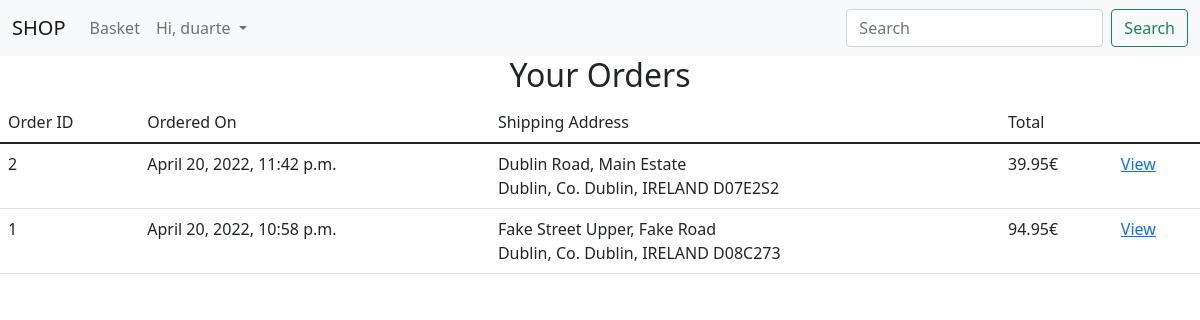
Page /orderhistory/ (signed in) on the committed database.
### duarteshop/models.py (models this page shows)
class APIUser(AbstractUser):
    pass

class Order(models.Model):
    id = models.IntegerField(primary_key=True)
    name = models.CharField(max_length=100, default="")
    basketId = models.ForeignKey(Basket, on_delete=models.CASCADE)
    user_id = models.ForeignKey(APIUser, on_delete=models.CASCADE)
    addressline1 = models.CharField(max_length=100, default = '')
    addressline2 = models.CharField(max_length=100, default = '')
    city = models.CharField(max_length=40, default = '')
    county = models.CharField(max_length=15, default = '')
    country = models.CharField(max_length=7, default='IRELAND', editable=False)
    eircode = models.CharField(max_length=7, default = '')
    datetimeOrder = models.DateTimeField(auto_now_add=True)
    total_price = models.DecimalField(max_digits=15, decimal_places=2, default=0.0)

### duarteshop/views.py (the view)
# urls.py: path('orderhistory/', views.previous_orders, name="order_history"),
@login_required
def previous_orders(request):
    user = request.user
    orders = Order.objects.filter(user_id = user).order_by('id').reverse()
    return render(request, 'previous_orders.html', {'orders': orders})

### duarteshop/templates/previous_orders.html (shortened to what this page needs)
{%  extends "base.html" %}
{%  block content %}
    <div class="justify-content-center text-center">
        <h2>Your Orders</h2>
    </div>
    <div>
        <table class="table table-hover">
            <thead>
                <tr>
                    <td>Order ID</td>
                    <td>Ordered On</td>
                    <td>Shipping Address</td>
                    <td>Total</td>
                    <td></td>
                </tr>
            </thead>
                <tbody>
                    {% for od in orders %}
                    <tr>
                        <td>{{od.id}}</td>
                        <td>{{od.datetimeOrder}}</td>
                        <td>{{od.addressline1}}, {{od.addressline2}} <br> {{od.city}}, {{od.county}}, {{od.country}} {{od.eircode}}</td>
                        <td>{{od.total_price}}€</td>
                        <td><a href="/prevorder/{{od.id}}">View</a></td>
                    </tr>
                    {% endfor %}
                </tbody>
        </table>
    </div>
{%  endblock %}

### duarteshop/templates/base.html (shortened to what this page needs)
<!DOCTYPE html>
<html lang="en">
<head>
    <link rel="stylesheet" href="https://cdn.jsdelivr.net/npm/bootstrap@5.1.3/dist/css/bootstrap.min.css">
</head>
<body>
    <nav class="navbar navbar-expand-lg navbar-light bg-light">
        <div class="container-fluid">
          <a class="navbar-brand" href="/">SHOP</a>
          <div class="collapse navbar-collapse" id="navbarSupportedContent">
            <ul class="navbar-nav me-auto mb-2 mb-lg-0">
              {% if user.is_authenticated %}
                <li class="nav-item">
                  <a class="nav-link" href="/basket">Basket</a>
                </li>
              {% endif %}
              <li class="nav-item dropdown">
                <a class="nav-link dropdown-toggle" href="#" id="navbarDropdown" role="button" data-bs-toggle="dropdown" aria-expanded="false">
                  {% if user.is_authenticated %} Hi, {{user.username}} {% else %} Your Account {% endif %}
                </a>
              </li>
            </ul>
            <form class="d-flex">
              <input class="form-control me-2" type="search" placeholder="Search" aria-label="Search">
              <button class="btn btn-outline-success" type="submit">Search</button>
            </form>
          </div>
        </div>
      </nav>
    {% block content %}
    {% endblock %}
</body>
</html>

### rows in the picture
APIUser: username "duarte"
Order: id "2", datetimeOrder "April 20, 2022, 11:42 p.m.", addressline1 "Dublin Road", addressline2 "Main Estate", city "Dublin", county "Co. Dublin", country "IRELAND", eircode "D07E2S2", total_price "39.95"
Order: id "1", datetimeOrder "April 20, 2022, 10:58 p.m.", addressline1 "Fake Street Upper", addressline2 "Fake Road", city "Dublin", county "Co. Dublin", country "IRELAND", eircode "D08C273", total_price "94.95"
